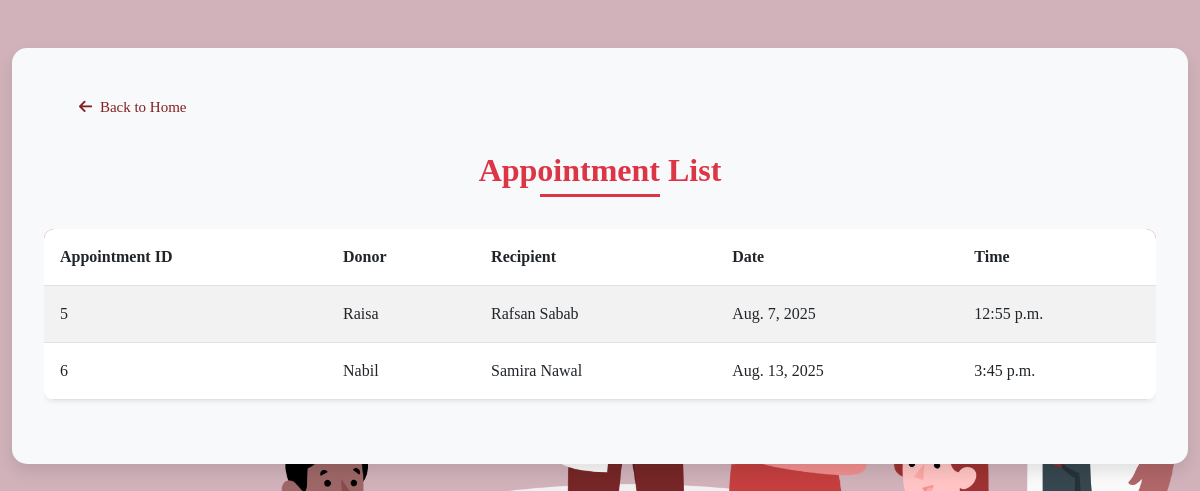
The page /view_appointment/ (signed in) on the database its author committed.
### home/models.py (models this page shows, shortened)
class Appointment(models.Model):
    donor = models.ForeignKey(Donor, on_delete=models.CASCADE)
    user = models.ForeignKey(People, on_delete=models.CASCADE)
    date = models.DateField()
    time = models.TimeField()
    full_name = models.CharField(max_length=100)
    phone = models.CharField(max_length=20)
    location = models.CharField(max_length=255, default='Unknown')
    blood_group = models.CharField(max_length=5)
    blood_component = models.CharField(max_length=100, default='Packed Cell')
    number_of_bags = models.PositiveIntegerField(default=1)

class Donor(models.Model):
    name = models.CharField(max_length=100)
    age = models.PositiveIntegerField(default=0)
    division = models.CharField(max_length=100, default='Chattogram')
    address = models.CharField(max_length=255, default="Unknown")
    height = models.FloatField(default=0.0)
    weight = models.PositiveIntegerField(default=0)
    blood_group = models.CharField(max_length=5, default='A+')
    rh_factor = models.CharField(max_length=2, choices=[('+', 'Positive'), ('-', 'Negative')], default='+')
    hb_level = models.FloatField(default=0.0)
    medical_issue = models.CharField(max_length=255, blank=True, default='')
    mobile = models.CharField(max_length=15, unique=True)

class People(models.Model):
    GENDER_CHOICES = [
        ('Male', 'Male'),
        ('Female', 'Female'),
        ('Other', 'Other'),
    ]
    first_name = models.CharField(max_length=25, default='Unknown')  # temporary default
    surname = models.CharField(max_length=25, default='User')        # temporary default
    gender = models.CharField(max_length=10, choices=GENDER_CHOICES)
    mobile = models.CharField(max_length=15, unique=True)
    address = models.TextField(blank=True)
    def __str__(self):
        return f"{self.first_name} {self.surname}"

### home/views.py (the view)
# urls.py: path('view_appointment/', view_appointment, name='view_appointment'),
def view_appointment(request):
    if not request.user.is_staff:
        return redirect('admin_login')
    appointments = Appointment.objects.all()
    return render(request, 'view_appointment.html', {'app': appointments})

### home/templates/view_appointment.html (shortened to what this page needs)
{% extends 'base.html' %}
{% load static %}
{% block content %}
<div class="container-fluid py-5">
  <div class="appointment-container">
    <div class="d-flex justify-content-start align-items-center mb-3">
      <a href="{% url 'home' %}" class="btn btn-outline-secondary">
        <i class="fas fa-arrow-left me-1"></i> Back to Home
      </a>
    </div>
    <h2 class="appointment-header">Appointment List</h2>
    <div class="table-responsive">
      <table id="appointmentTable" class="table table-striped table-hover appointment-table w-100">
        <thead>
          <tr>
            <th>Appointment ID</th>
            <th>Donor</th>
            <th>Recipient</th>
            <th>Date</th>
            <th>Time</th>
          </tr>
        </thead>
        <tbody>
          {% for i in app %}
          <tr>
            <td>{{ i.id }}</td>
            <td>{{ i.donor.name }}</td>
            <td>{{ i.user }}</td>
            <td>{{ i.date }}</td>
            <td>{{ i.time }}</td>
          </tr>
          {% empty %}
          <tr>
            <td colspan="5" class="empty-message">No appointments scheduled.</td>
          </tr>
          {% endfor %}
        </tbody>
      </table>
    </div>
  </div>
</div>
{% endblock content %}

### home/static/css/main.css (style rules this page uses)
:root { --primary-color: #cf91a2; --primary-color-dark: #7a3a4e; --secondary-color: #e8f1fa; --text-dark: #282d31; --text-light: #767268; --extra-light: #f3f4f6; --max-width: 1200px; --z-fixed: 1000; --container-color: #ffffff; --border-color: var(--primary-color); --title-color: var(--primary-color-dark); --text-color: var(--text-dark); }
* { margin: 0; padding: 0; box-sizing: border-box; text-decoration: none; list-style: none; }
body { background-image: url('../Health professional team-amico.png'); font-family: 'Times New Roman', Times, serif; background-color: #d1b2ba; background-repeat: no-repeat; background-size: 105%; }
.btn { display: inline-block; padding: 16px 35px; color: rgb(131, 33, 33); font-size: 15px; border-radius: 50px; border: 2px solid var(--black-color); margin-right: 20px; transition: all .5s ease; }

### home/templates/view_appointment.html (style rules this page uses)
.appointment-container { background-color: #f8f9fa; padding: 2rem; border-radius: 15px; box-shadow: 0 0.5rem 1rem rgba(0, 0, 0, 0.1); }
.appointment-header { color: #dc3545; font-weight: 700; margin-bottom: 2rem; text-align: center; position: relative; padding-bottom: 0.5rem; }
.appointment-header:after { content: ''; position: absolute; bottom: 0; left: 50%; transform: translateX(-50%); width: 120px; height: 3px; background: #dc3545; }
.appointment-table { background-color: white; border-radius: 10px; overflow: hidden; box-shadow: 0 0.125rem 0.25rem rgba(0, 0, 0, 0.075); }
.appointment-table thead { background-color: #dc3545; color: white; }
.appointment-table th, .appointment-table td { padding: 1rem; vertical-align: middle; }

### rows shown on the page
Appointment: id "5", donor.name "Raisa", user "Rafsan Sabab", date "Aug. 7, 2025", time "12:55 p.m."
Appointment: id "6", donor.name "Nabil", user "Samira Nawal", date "Aug. 13, 2025", time "3:45 p.m."
